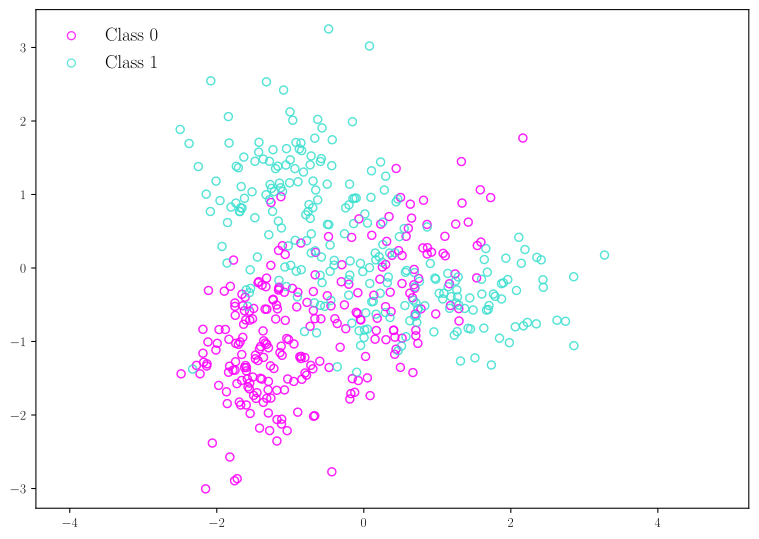

Recreate this plot in Python.
import matplotlib as mpl
import matplotlib.pyplot as plt
import numpy as np
import pandas as pd

np.random.seed(3)

mpl.rc("text", usetex=True)
mpl.rc("font", family="serif")

# Class 1
a = np.random.multivariate_normal(mean=[-1.5, -1], cov=[[0.15, 0.05], [0.05, 0.5]], size=125)
b = np.random.multivariate_normal(mean=[0.2, -0.5], cov=[[0.5, 0.75], [0.75, 0.5]], size=125)
c1 = np.concatenate([a, b])

# Class 2
a = np.random.multivariate_normal(mean=[-1, 1], cov=[[0.5, -0.15], [-0.15, 0.5]], size=125)
b = np.random.multivariate_normal(mean=[1, -0.5], cov=[[1.25, 0], [0, 0.2]], size=125)
c2 = np.concatenate([a, b])


df = pd.DataFrame(index=range(500), columns=["first", "second", "target"])
df[["first", "second"]] = np.concatenate([c1, c2])
df["target"].iloc[:250] = 0
df["target"].iloc[250:] = 1
df.to_csv("data.csv", index=False)


fig = plt.figure(figsize=(8, 8 / 1.4))
ax = fig.add_subplot(111)

ax.scatter(x=c1[:, 0], y=c1[:, 1], c="none", edgecolor="magenta", alpha=0.8, label="Class 0")
ax.scatter(x=c2[:, 0], y=c2[:, 1], c="none", edgecolor="turquoise", alpha=0.8, label="Class 1")
ax.scatter(x=c2[:, 0], y=c2[:, 1], c="none", edgecolor="turquoise", alpha=0.4)
ax.scatter(x=c1[:, 0], y=c1[:, 1], c="none", edgecolor="magenta", alpha=0.4)

ax.legend(framealpha=0, loc="upper left", fontsize=14)
ax.axis("equal")
# xticks = range(-4, 5)
# ax.set_xlim(-4, 5)
# ax.set_xticks(xticks)
# ax.set_xticklabels(xticks, fontsize=14)

# yticks = range(-4, 4)
# ax.set_ylim(-4, 4)
# ax.set_yticks(yticks)
# ax.set_yticklabels(yticks, fontsize=14)


plt.tight_layout()
plt.savefig("data.png", bbox_inches="tight")
plt.show()
